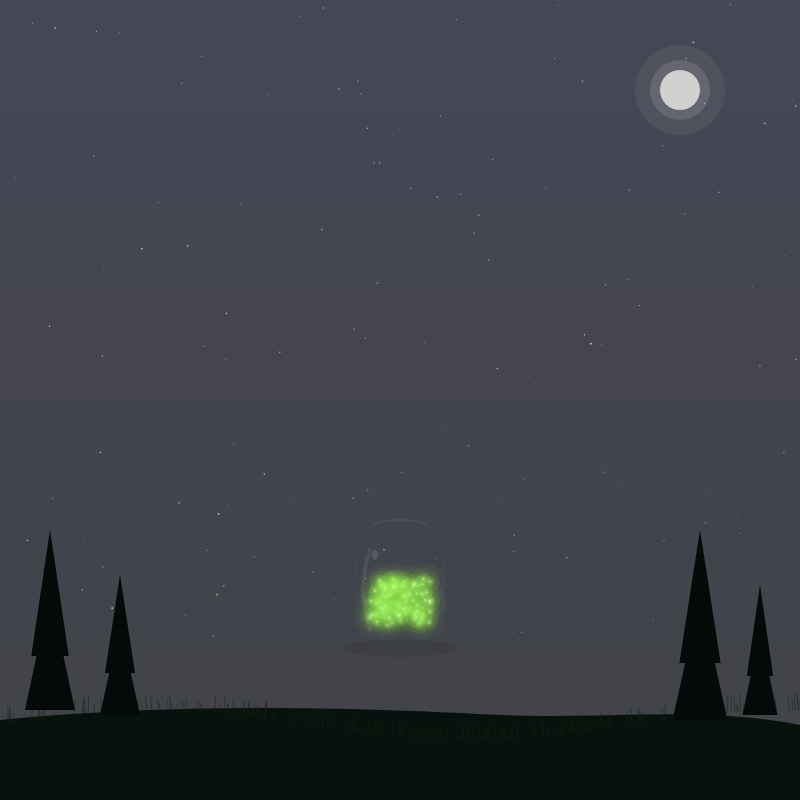
Frame 1 (no input)
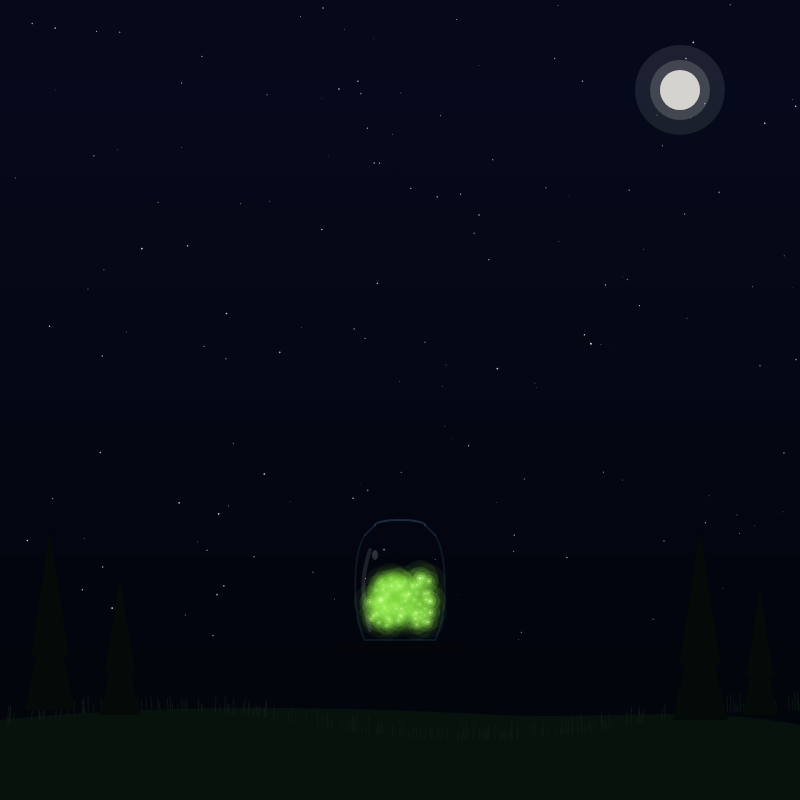
Frame 60 (no input)
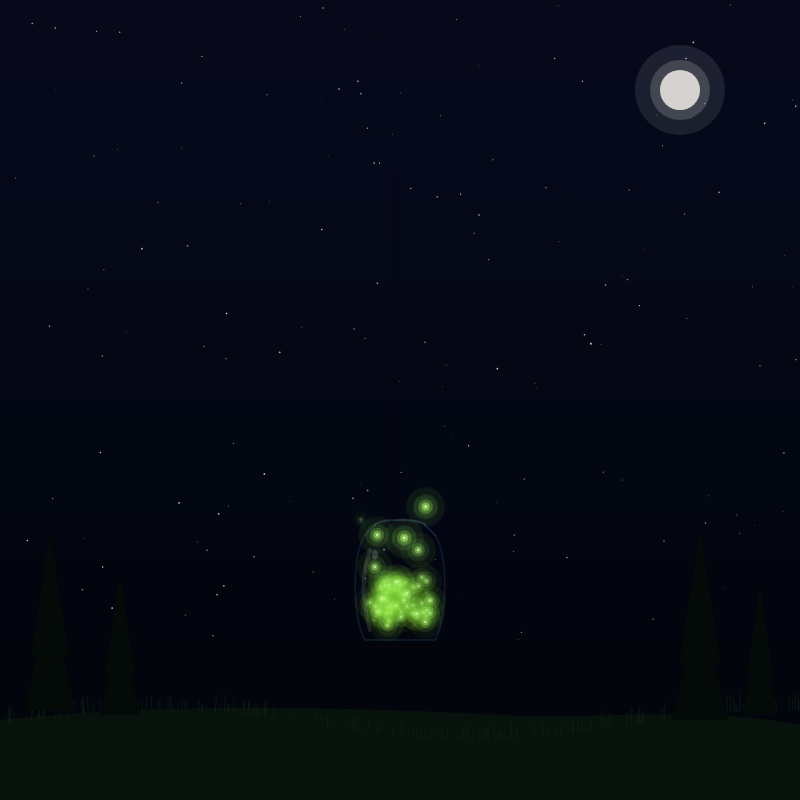
Frame 120 (the mouse pressed at the canvas centre since frame 60)

The p5.js sketch that drew these frames (run headless with seeded random() and noise() and a simulated clock; from frame 60 on, the mouse is pressed at the canvas centre):

// p5.js sketch
// ── sketch.js
// Day 5: Write Genuary
// Prompt: Write "Genuary". Avoid using a font.
// Concept: Fireflies slowly escape a mason jar and naturally spell GENUARY

let fireflies = [];
let letterPoints = [];
const word = "GENUARY";

// Letter definitions - hand-crafted pixel letters
const letterData = {
  G: [
    [1,0],[2,0],[3,0],
    [0,1],
    [0,2],
    [0,3],[2,3],[3,3],
    [0,4],[3,4],
    [0,5],[3,5],
    [1,6],[2,6],[3,6]
  ],
  E: [
    [0,0],[1,0],[2,0],[3,0],
    [0,1],
    [0,2],
    [0,3],[1,3],[2,3],
    [0,4],
    [0,5],
    [0,6],[1,6],[2,6],[3,6]
  ],
  N: [
    [0,0],[3,0],
    [0,1],[1,1],[3,1],
    [0,2],[1,2],[3,2],
    [0,3],[2,3],[3,3],
    [0,4],[2,4],[3,4],
    [0,5],[3,5],
    [0,6],[3,6]
  ],
  U: [
    [0,0],[3,0],
    [0,1],[3,1],
    [0,2],[3,2],
    [0,3],[3,3],
    [0,4],[3,4],
    [0,5],[3,5],
    [1,6],[2,6]
  ],
  A: [
    [1,0],[2,0],
    [0,1],[3,1],
    [0,2],[3,2],
    [0,3],[1,3],[2,3],[3,3],
    [0,4],[3,4],
    [0,5],[3,5],
    [0,6],[3,6]
  ],
  R: [
    [0,0],[1,0],[2,0],
    [0,1],[3,1],
    [0,2],[3,2],
    [0,3],[1,3],[2,3],
    [0,4],[2,4],
    [0,5],[3,5],
    [0,6],[3,6]
  ],
  Y: [
    [0,0],[4,0],
    [0,1],[4,1],
    [1,2],[3,2],
    [2,3],
    [2,4],
    [2,5],
    [2,6]
  ]
};

const letterWidths = { G: 4, E: 4, N: 4, U: 4, A: 4, R: 4, Y: 5 };

// Jar position and size
const jarX = 400;
const jarY = 580;
const jarWidth = 90;
const jarHeight = 120;

function setup() {
  createCanvas(800, 800);
  
  // Calculate letter positions in the sky
  const scale = 12;
  const letterGap = 2;
  
  let totalGridWidth = 0;
  for (let i = 0; i < word.length; i++) {
    totalGridWidth += letterWidths[word[i]];
    if (i < word.length - 1) totalGridWidth += letterGap;
  }
  
  const totalPixelWidth = totalGridWidth * scale;
  const startX = (width - totalPixelWidth) / 2;
  const startY = 150;
  
  let xOffset = 0;
  let fireflyIndex = 0;
  
  for (let i = 0; i < word.length; i++) {
    const letter = word[i];
    const points = letterData[letter];
    
    for (let p of points) {
      const x = startX + (xOffset + p[0]) * scale;
      const y = startY + p[1] * scale;
      letterPoints.push({ x, y, letterIndex: i });
      
      // Stagger release: each firefly leaves a bit after the previous
      // Faster release - quick burst of fireflies escaping for satisfying reveal
      const releaseDelay = 30 + fireflyIndex * 12 + random(0, 8);
      fireflies.push(new Firefly(x, y, fireflyIndex, releaseDelay));
      fireflyIndex++;
    }
    
    xOffset += letterWidths[letter] + letterGap;
  }
}

function draw() {
  drawBackground();
  drawScene();
  drawMasonJar();
  
  // Draw fireflies in jar first (behind glass)
  for (let f of fireflies) {
    if (f.state === 'inJar') {
      f.update();
      f.draw();
    }
  }
  
  // Draw jar glass overlay
  drawJarGlass();
  
  // Draw escaped fireflies (in front of everything)
  for (let f of fireflies) {
    if (f.state !== 'inJar') {
      f.update();
      f.draw();
    }
  }
}

function drawBackground() {
  // Night sky gradient
  for (let y = 0; y < height; y++) {
    let inter = map(y, 0, height, 0, 1);
    let c = lerpColor(color(8, 12, 30), color(3, 5, 12), inter);
    stroke(c);
    line(0, y, width, y);
  }
  
  // Moon
  noStroke();
  fill(255, 250, 240, 15);
  ellipse(680, 90, 90, 90);
  fill(255, 250, 240, 30);
  ellipse(680, 90, 60, 60);
  fill(255, 252, 245, 180);
  ellipse(680, 90, 40, 40);
  
  // Stars
  randomSeed(42);
  noStroke();
  for (let i = 0; i < 150; i++) {
    let x = random(width);
    let y = random(height * 0.8);
    let size = random(0.5, 1.8);
    let baseBright = random(80, 180);
    let twinkle = baseBright + sin(frameCount * 0.015 + i * 0.5) * 25;
    fill(255, 255, 250, twinkle);
    ellipse(x, y, size, size);
  }
  randomSeed(frameCount);
}

function drawScene() {
  // Ground - gentle hill
  noStroke();
  fill(8, 18, 12);
  beginShape();
  vertex(0, height);
  vertex(0, height - 80);
  bezierVertex(200, height - 100, 400, height - 90, 500, height - 85);
  bezierVertex(600, height - 80, 700, height - 95, 800, height - 75);
  vertex(800, height);
  endShape(CLOSE);
  
  // Grass blades
  randomSeed(99);
  for (let i = 0; i < 200; i++) {
    let x = random(width);
    let baseY = height - 75 - sin(x * 0.01) * 15;
    let h = random(5, 18);
    let sway = sin(frameCount * 0.01 + x * 0.03) * 1.2;
    stroke(15, 35, 22, 150);
    strokeWeight(0.8);
    line(x, baseY, x + sway, baseY - h);
  }
  randomSeed(frameCount);
  
  // Distant trees - silhouettes
  fill(4, 10, 8);
  noStroke();
  drawTree(50, height - 90, 50, 180);
  drawTree(120, height - 85, 40, 140);
  drawTree(700, height - 80, 55, 190);
  drawTree(760, height - 85, 35, 130);
}

function drawTree(x, baseY, w, h) {
  triangle(x - w/2, baseY, x, baseY - h * 0.65, x + w/2, baseY);
  triangle(x - w/2 * 0.75, baseY - h * 0.3, x, baseY - h, x + w/2 * 0.75, baseY - h * 0.3);
}

function drawMasonJar() {
  push();
  translate(jarX, jarY);
  
  // Jar shadow
  fill(0, 0, 0, 25);
  noStroke();
  ellipse(0, jarHeight/2 + 8, jarWidth + 25, 18);
  
  // Jar body outline
  noFill();
  stroke(60, 100, 130, 35);
  strokeWeight(2);
  
  // Main body
  beginShape();
  vertex(-jarWidth/2 + 10, -jarHeight/2 + 15);
  bezierVertex(
    -jarWidth/2 - 3, -jarHeight/2 + 35,
    -jarWidth/2 - 3, jarHeight/2 - 25,
    -jarWidth/2 + 10, jarHeight/2
  );
  vertex(jarWidth/2 - 10, jarHeight/2);
  bezierVertex(
    jarWidth/2 + 3, jarHeight/2 - 25,
    jarWidth/2 + 3, -jarHeight/2 + 35,
    jarWidth/2 - 10, -jarHeight/2 + 15
  );
  endShape();
  
  // Neck
  stroke(60, 100, 130, 45);
  line(-jarWidth/2 + 10, -jarHeight/2 + 15, -jarWidth/2 + 20, -jarHeight/2 + 5);
  line(jarWidth/2 - 10, -jarHeight/2 + 15, jarWidth/2 - 20, -jarHeight/2 + 5);
  
  // Opening (no lid - open jar)
  stroke(80, 120, 150, 60);
  strokeWeight(2);
  arc(0, -jarHeight/2 + 5, jarWidth - 40, 10, PI, TWO_PI);
  
  pop();
}

function drawJarGlass() {
  push();
  translate(jarX, jarY);
  
  // Glass highlight
  noFill();
  stroke(255, 255, 255, 18);
  strokeWeight(4);
  beginShape();
  vertex(-jarWidth/2 + 15, -jarHeight/2 + 30);
  bezierVertex(
    -jarWidth/2 + 5, -jarHeight/2 + 60,
    -jarWidth/2 + 7, jarHeight/2 - 40,
    -jarWidth/2 + 15, jarHeight/2 - 10
  );
  endShape();
  
  // Small bright spot
  fill(255, 255, 255, 30);
  noStroke();
  ellipse(-jarWidth/2 + 20, -jarHeight/2 + 35, 6, 10);
  
  pop();
}

class Firefly {
  constructor(targetX, targetY, index, releaseFrame) {
    this.targetX = targetX;
    this.targetY = targetY;
    this.index = index;
    this.releaseFrame = releaseFrame;
    
    // Start inside the jar - clustered near bottom
    this.x = jarX + random(-jarWidth/2 + 18, jarWidth/2 - 18);
    this.y = jarY + random(0, jarHeight/2 - 15);
    
    this.jarHomeX = this.x;
    this.jarHomeY = this.y;
    
    // Velocity - very gentle
    this.vx = 0;
    this.vy = 0;
    
    // Perlin noise offsets for natural movement
    this.noiseOffsetX = random(1000);
    this.noiseOffsetY = random(1000);
    this.noiseSpeed = random(0.003, 0.006);
    
    // Blink properties - fireflies blink slowly
    this.blinkOffset = random(TWO_PI);
    this.blinkSpeed = random(0.02, 0.035);
    this.isLit = true;
    this.nextBlinkChange = random(60, 180);
    this.blinkCounter = 0;
    
    // Trail - very subtle
    this.trail = [];
    this.maxTrail = 8;
    
    // State: 'inJar' -> 'rising' -> 'wandering' -> 'settling'
    this.state = 'inJar';
    
    // Wandering phase timer
    this.wanderTime = 0;
    this.wanderDuration = random(80, 180); // Shorter wander for faster reveal
    
    // Current movement target (for natural curved paths)
    this.waypoint = null;
    this.waypointTimer = 0;
  }
  
  update() {
    const currentFrame = frameCount;
    this.blinkCounter++;
    
    // Check if we're settled (close to target)
    let dx = this.targetX - this.x;
    let dy = this.targetY - this.y;
    let distToTarget = sqrt(dx * dx + dy * dy);
    this.isSettled = (this.state === 'settling' && distToTarget < 8);
    
    // Handle blinking - fireflies blink on and off, BUT stop blinking once settled
    if (this.isSettled) {
      // Once settled, stay fully lit - no more flickering!
      this.isLit = true;
    } else if (this.blinkCounter > this.nextBlinkChange) {
      this.isLit = !this.isLit;
      this.blinkCounter = 0;
      this.nextBlinkChange = this.isLit ? random(90, 200) : random(30, 80);
    }
    
    if (this.state === 'inJar') {
      // Gentle floating inside jar
      let t = currentFrame * 0.008;
      let wobbleX = sin(t + this.index * 0.7) * 5;
      let wobbleY = cos(t * 0.8 + this.index * 0.5) * 3;
      
      this.x = this.jarHomeX + wobbleX;
      this.y = this.jarHomeY + wobbleY;
      
      // Keep inside jar
      this.x = constrain(this.x, jarX - jarWidth/2 + 15, jarX + jarWidth/2 - 15);
      this.y = constrain(this.y, jarY - jarHeight/2 + 20, jarY + jarHeight/2 - 10);
      
      // Time to escape?
      if (currentFrame > this.releaseFrame) {
        this.state = 'rising';
        this.vx = random(-0.2, 0.2);
        this.vy = random(-0.3, -0.5); // Gentle upward drift
      }
    }
    
    else if (this.state === 'rising') {
      // Rise up out of the jar with purpose
      this.vy += -0.02; // Faster upward acceleration
      this.vy = constrain(this.vy, -1.5, 0);
      
      // Slight horizontal drift
      this.vx += (noise(this.noiseOffsetX) - 0.5) * 0.04;
      this.vx *= 0.97;
      
      this.x += this.vx;
      this.y += this.vy;
      
      this.noiseOffsetX += this.noiseSpeed;
      
      // Once above the jar, start wandering
      if (this.y < jarY - jarHeight/2 - 30) {
        this.state = 'wandering';
        this.wanderTime = 0;
        this.pickNewWaypoint();
      }
    }
    
    else if (this.state === 'wandering') {
      this.wanderTime++;
      this.waypointTimer++;
      
      // Pick new waypoints periodically for natural curved flight
      if (this.waypointTimer > random(80, 150) || this.waypoint === null) {
        this.pickNewWaypoint();
      }
      
      // Move toward waypoint with very gentle steering
      if (this.waypoint) {
        let dx = this.waypoint.x - this.x;
        let dy = this.waypoint.y - this.y;
        let dist = sqrt(dx * dx + dy * dy);
        
        if (dist > 5) {
          this.vx += (dx / dist) * 0.015;
          this.vy += (dy / dist) * 0.015;
        }
      }
      
      // Add perlin noise for organic movement
      let noiseX = (noise(this.noiseOffsetX) - 0.5) * 0.08;
      let noiseY = (noise(this.noiseOffsetY) - 0.5) * 0.08;
      
      this.vx += noiseX;
      this.vy += noiseY;
      
      // Speed limit and damping
      let speed = sqrt(this.vx * this.vx + this.vy * this.vy);
      let maxSpeed = 0.6;
      if (speed > maxSpeed) {
        this.vx = (this.vx / speed) * maxSpeed;
        this.vy = (this.vy / speed) * maxSpeed;
      }
      this.vx *= 0.985;
      this.vy *= 0.985;
      
      this.x += this.vx;
      this.y += this.vy;
      
      this.noiseOffsetX += this.noiseSpeed;
      this.noiseOffsetY += this.noiseSpeed;
      
      // Keep on screen
      if (this.x < 50) this.vx += 0.02;
      if (this.x > width - 50) this.vx -= 0.02;
      if (this.y < 50) this.vy += 0.02;
      if (this.y > height - 150) this.vy -= 0.02;
      
      // After wandering enough, start settling toward target
      if (this.wanderTime > this.wanderDuration) {
        this.state = 'settling';
      }
    }
    
    else if (this.state === 'settling') {
      // Purposefully drift toward target - satisfying but not robotic
      let dx = this.targetX - this.x;
      let dy = this.targetY - this.y;
      let dist = sqrt(dx * dx + dy * dy);
      
      // Stronger pull for satisfying convergence
      let pullStrength = 0.012;
      if (dist < 80) pullStrength = 0.025;
      if (dist < 30) pullStrength = 0.04;
      
      this.vx += dx * pullStrength;
      this.vy += dy * pullStrength;
      
      // Reduced organic movement as they settle (more intentional)
      let noiseScale = map(dist, 0, 200, 0.01, 0.03);
      let noiseX = (noise(this.noiseOffsetX) - 0.5) * noiseScale;
      let noiseY = (noise(this.noiseOffsetY) - 0.5) * noiseScale;
      
      this.vx += noiseX;
      this.vy += noiseY;
      
      // Damping
      this.vx *= 0.92;
      this.vy *= 0.92;
      
      // Speed limit - allow faster movement
      let speed = sqrt(this.vx * this.vx + this.vy * this.vy);
      let maxSpeed = 1.2;
      if (speed > maxSpeed) {
        this.vx = (this.vx / speed) * maxSpeed;
        this.vy = (this.vy / speed) * maxSpeed;
      }
      
      this.x += this.vx;
      this.y += this.vy;
      
      this.noiseOffsetX += this.noiseSpeed * 0.7;
      this.noiseOffsetY += this.noiseSpeed * 0.7;
    }
    
    // Update trail
    if (this.state !== 'inJar') {
      this.trail.push({ x: this.x, y: this.y, age: 0 });
      if (this.trail.length > this.maxTrail) {
        this.trail.shift();
      }
      // Age trail points
      for (let t of this.trail) {
        t.age++;
      }
    }
  }
  
  pickNewWaypoint() {
    this.waypointTimer = 0;
    // Pick a random point in the upper portion of the screen
    // Bias slightly toward the target area over time
    let bias = min(this.wanderTime / this.wanderDuration, 0.5);
    
    let randomX = random(100, width - 100);
    let randomY = random(80, height - 200);
    
    this.waypoint = {
      x: lerp(randomX, this.targetX, bias * 0.3),
      y: lerp(randomY, this.targetY, bias * 0.3)
    };
  }
  
  draw() {
    // Firefly glow intensity
    let glowIntensity = this.isLit ? 1 : 0.15;
    
    // Soft pulsing when lit - BUT steady glow when settled
    if (this.isLit && !this.isSettled) {
      let pulse = sin(frameCount * this.blinkSpeed + this.blinkOffset);
      glowIntensity = map(pulse, -1, 1, 0.7, 1);
    } else if (this.isSettled) {
      // Settled fireflies have a steady, full glow
      glowIntensity = 1;
    }
    
    // Dimmer in jar
    if (this.state === 'inJar') {
      glowIntensity *= 0.6;
    }
    
    let alpha = glowIntensity * 255;
    let coreSize = 2.5; // Small core
    let glowSize = 6 + glowIntensity * 4; // Smaller glow
    
    // Draw subtle trail
    if (this.state !== 'inJar' && this.isLit) {
      for (let i = 0; i < this.trail.length; i++) {
        let t = this.trail[i];
        let trailAlpha = map(i, 0, this.trail.length, 0, alpha * 0.08);
        let trailSize = map(i, 0, this.trail.length, 0.5, 2);
        
        fill(140, 230, 80, trailAlpha);
        noStroke();
        ellipse(t.x, t.y, trailSize, trailSize);
      }
    }
    
    noStroke();
    
    // Outer glow - very soft
    fill(130, 220, 70, alpha * 0.06);
    ellipse(this.x, this.y, glowSize * 4, glowSize * 4);
    
    fill(140, 230, 80, alpha * 0.12);
    ellipse(this.x, this.y, glowSize * 2.5, glowSize * 2.5);
    
    // Middle glow
    fill(160, 240, 90, alpha * 0.25);
    ellipse(this.x, this.y, glowSize * 1.5, glowSize * 1.5);
    
    // Inner glow
    fill(180, 250, 120, alpha * 0.5);
    ellipse(this.x, this.y, glowSize * 0.8, glowSize * 0.8);
    
    // Bright core - tiny
    fill(220, 255, 180, alpha);
    ellipse(this.x, this.y, coreSize, coreSize);
  }
}
